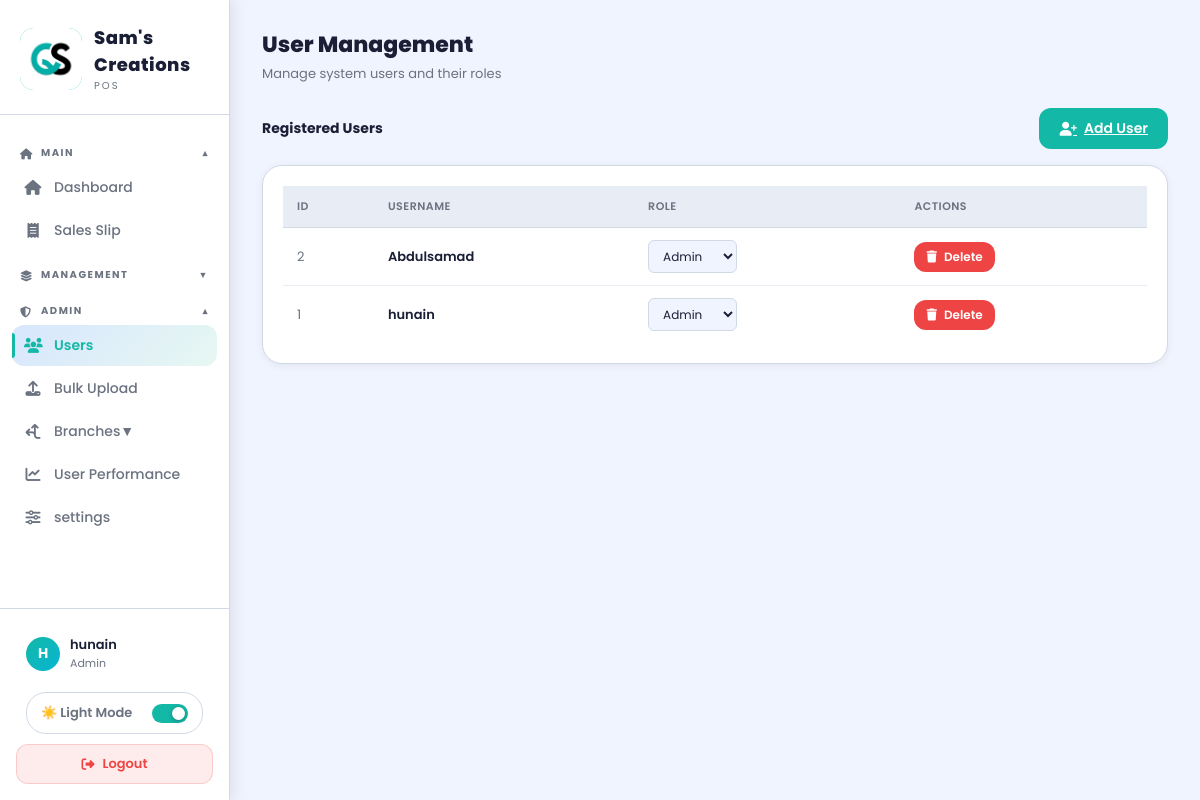
The page /user_list.php (signed in) on the database its author committed.
### tables this page shows
CREATE TABLE `users` (
  `id` int(11) NOT NULL,
  `user` varchar(100) NOT NULL,
  `pass` varchar(255) NOT NULL,
  `created_at` timestamp NULL DEFAULT current_timestamp(),
  `role` enum('admin','cashier','viewer') NOT NULL DEFAULT 'viewer'
);

### user_list.php (the view, shortened to what this page needs)
<?php
include 'db.php';
$query="SELECT id, user, role FROM users ORDER BY id DESC";
$result=$conn->query($query);
?>
<!DOCTYPE html>
<html>
<head>
<?php include 'sidebar.php'; ?>
</head>
<body>
<div class="main-content">
  <div class="page-header">
    <div class="page-title">User Management</div>
    <div class="page-subtitle">Manage system users and their roles</div>
  </div>
  <div class="content-area">
    <div style="display:flex;justify-content:space-between;align-items:center;margin-bottom:16px;">
      <div style="font-size:14px;font-weight:700;">Registered Users</div>
      <a href="Register.php" class="btn btn-primary"><i class="fas fa-user-plus"></i> Add User</a>
    </div>
    <div class="card">
    <table>
      <thead><tr><th>ID</th><th>Username</th><th>Role</th><th>Actions</th></tr></thead>
      <tbody>
      <?php if($result&&$result->num_rows>0): while($row=$result->fetch_assoc()): ?>
      <tr>
        <td style="color:var(--text-muted);"><?php echo $row['id']; ?></td>
        <td style="font-weight:600;"><?php echo htmlspecialchars($row['user']); ?></td>
        <td>
          <form method="post" action="update_role.php">
            <select name="role" onchange="this.form.submit()" style="background:var(--bg2);border:1px solid var(--border);color:var(--text);border-radius:6px;">
              <option value="admin" <?php echo $row['role']=='admin'?'selected':''; ?>>Admin</option>
            </select>
          </form>
        </td>
        <td>
          <a href="user_list.php?delete_id=<?php echo $row['id']; ?>" class="btn btn-danger" style="font-size:12px;padding:6px 12px;text-decoration:none;" onclick="return confirm('Delete this user?')">
            <i class="fas fa-trash"></i> Delete
          </a>
        </td>
      </tr>
      <?php endwhile; else: ?>
      <tr><td colspan="4" style="text-align:center;padding:30px;color:var(--text-muted);">No users found</td></tr>
      <?php endif; ?>
      </tbody>
    </table>
    </div>
  </div>
</div>
</body>
</html>

### user_list.php (style rules this page uses)
select { width:auto;padding:6px 10px;font-size:12px; }

### rows shown on the page
users: id "2", user "Abdulsamad", role "Admin"
users: id "1", user "hunain", role "Admin"

### other values the page prints
$_app_name "Sam's Creations"
$_app_tagline "POS"
substr($_SESSION['username'] ?? 'G', 0, 1) "H"
$_SESSION['username'] "hunain"
$_SESSION['role'] "Admin"
